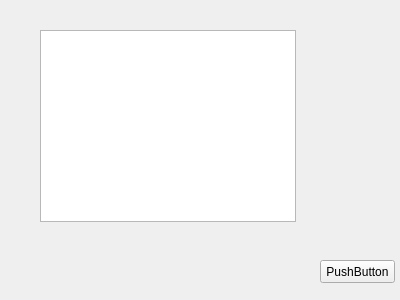
<?xml version="1.0" encoding="UTF-8"?>
<ui version="4.0">
 <class>Form</class>
 <widget class="QWidget" name="Form">
  <property name="geometry">
   <rect>
    <x>0</x>
    <y>0</y>
    <width>400</width>
    <height>300</height>
   </rect>
  </property>
  <property name="windowTitle">
   <string>Form</string>
  </property>
  <widget class="QPushButton" name="pushButton">
   <property name="geometry">
    <rect>
     <x>320</x>
     <y>260</y>
     <width>75</width>
     <height>23</height>
    </rect>
   </property>
   <property name="text">
    <string>PushButton</string>
   </property>
  </widget>
  <widget class="QListView" name="listView">
   <property name="geometry">
    <rect>
     <x>40</x>
     <y>30</y>
     <width>256</width>
     <height>192</height>
    </rect>
   </property>
  </widget>
 </widget>
 <resources/>
 <connections/>
</ui>
